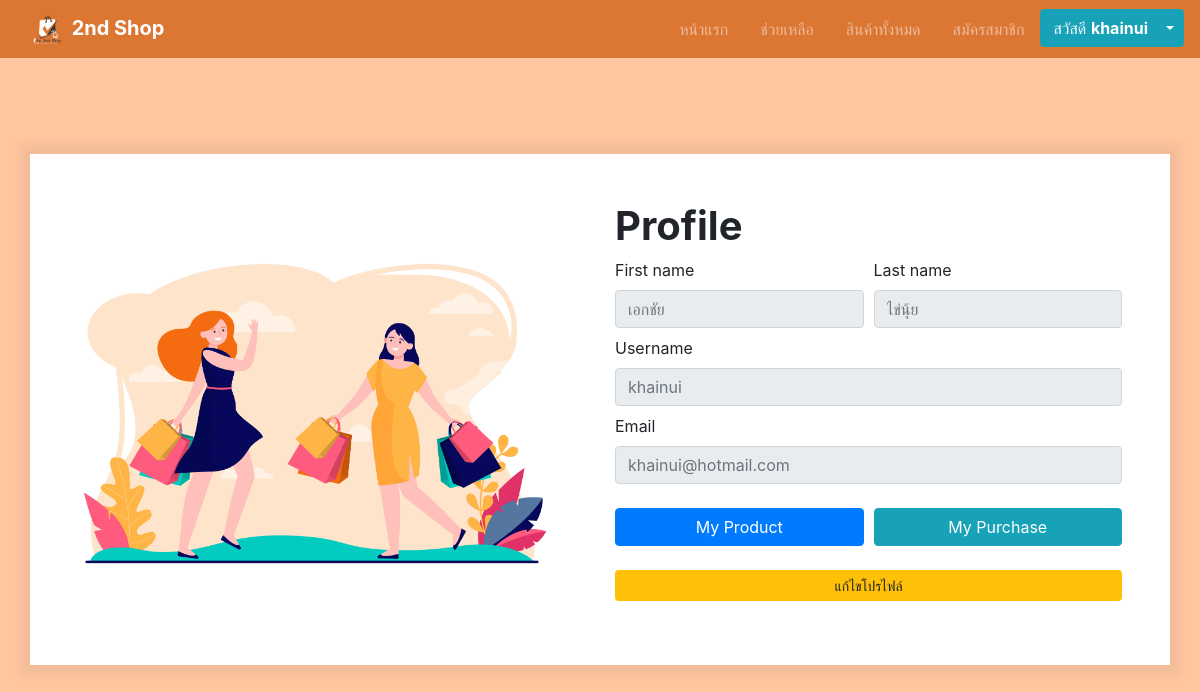
/profile.php (signed in), run on the app's committed database.
### tables this page shows
CREATE TABLE `tb_users` (
`user_id` int(11) NOT NULL,
`user_fname` varchar(255) NOT NULL,
`user_lname` varchar(255) NOT NULL,
`user_username` varchar(255) NOT NULL,
`user_password` varchar(255) NOT NULL,
`user_email` varchar(255) NOT NULL,
`role_id` int(100) DEFAULT '1'
);

### profile.php (the view, shortened to what this page needs)
<?php
   require_once('views/bootstrap4.php');
   require_once('model/connection.php');
   $query = $db->prepare("SELECT * FROM 2ndshop.tb_users WHERE user_id = :id");
   $query->execute([':id'=> $_SESSION['login_id']]);
   $row = $query->fetch(PDO::FETCH_ASSOC);
?>
<!DOCTYPE html>
<html lang="en">
<head>
<link rel="stylesheet" href="css/register.css">
</head>
<body>
<?php require_once('views/nav.php'); ?>
   <section class="container my-5 py-5">
   <div class="row">
      <div class="col-6 align-self-center" id="col-img">
      <img src="images/register.jpg" alt="" class="img-fluid">
      </div>
      <div class="col-6 pr-5" id="col-register">
         <h1><strong>Profile</strong></h1>
         <form action="" method="post">
            <fieldset disabled="disabled">
               <div class="form-row">
                  <div class="col-6">
                     <label for="inputFname">First name</label>
                     <input type="text" class="form-control" name="inputFname" id="inputFname" placeholder="<?php echo $row['user_fname'] ?>" required>
                  </div>
                  <div class="col-6">
                     <label for="inputLname">Last name</label>
                     <input type="text" class="form-control" name="inputLname" id="inputLname" placeholder="<?php echo $row['user_lname'] ?>" required>
                  </div>
               </div>
               <div class="form-row">
                  <div class="col">
                     <label for="inputUsername">Username</label>
                     <input type="text" name="inputUsername" id="inputUsername" class="form-control" placeholder="<?php echo $row['user_username'] ?>" required>
                  </div>
               </div>
               <div class="form-row mb-4">
                  <div class="col">
                     <label for="inputEmail">Email</label>
                     <input type="email" name="inputEmail" id="inputEmail" class="form-control" placeholder="<?php echo $row['user_email'] ?>" required>
                  </div>
               </div>
            </fieldset>
            <div class="form-row">
               <div class="col">
                  <a href="myproduct.php" class="btn btn-primary w-100">My Product</a>
               </div>
               <div class="col">
                  <a href="mypurchase.php" class="btn btn-info w-100">My Purchase</a>
               </div>
            </div>
            <a href="edit-profile.php" name="btnSubmitRegister" class="btn btn-sm btn-warning w-100 mt-3">แก้ไขโปรไฟล์</a>
         </form>
      </div>
   </div>
</section>
</body>
</html>

### css/register.css (style rules this page uses)
body { background-color: #ffc6a0; }
.container { height: auto; position: relative; top: 3rem; background-color: #fff; box-shadow: 0 0 10px 10px rgba(0, 0, 0, 0.05); }
.form-row { margin-bottom: 0.5rem; }

### data on the page
tb_users: inputFname "เอกชัย", inputLname "ไข่นุ้ย", inputUsername "khainui", inputEmail "khainui@hotmail.com"

### other printed values
$_SESSION['login_username'] "khainui"
